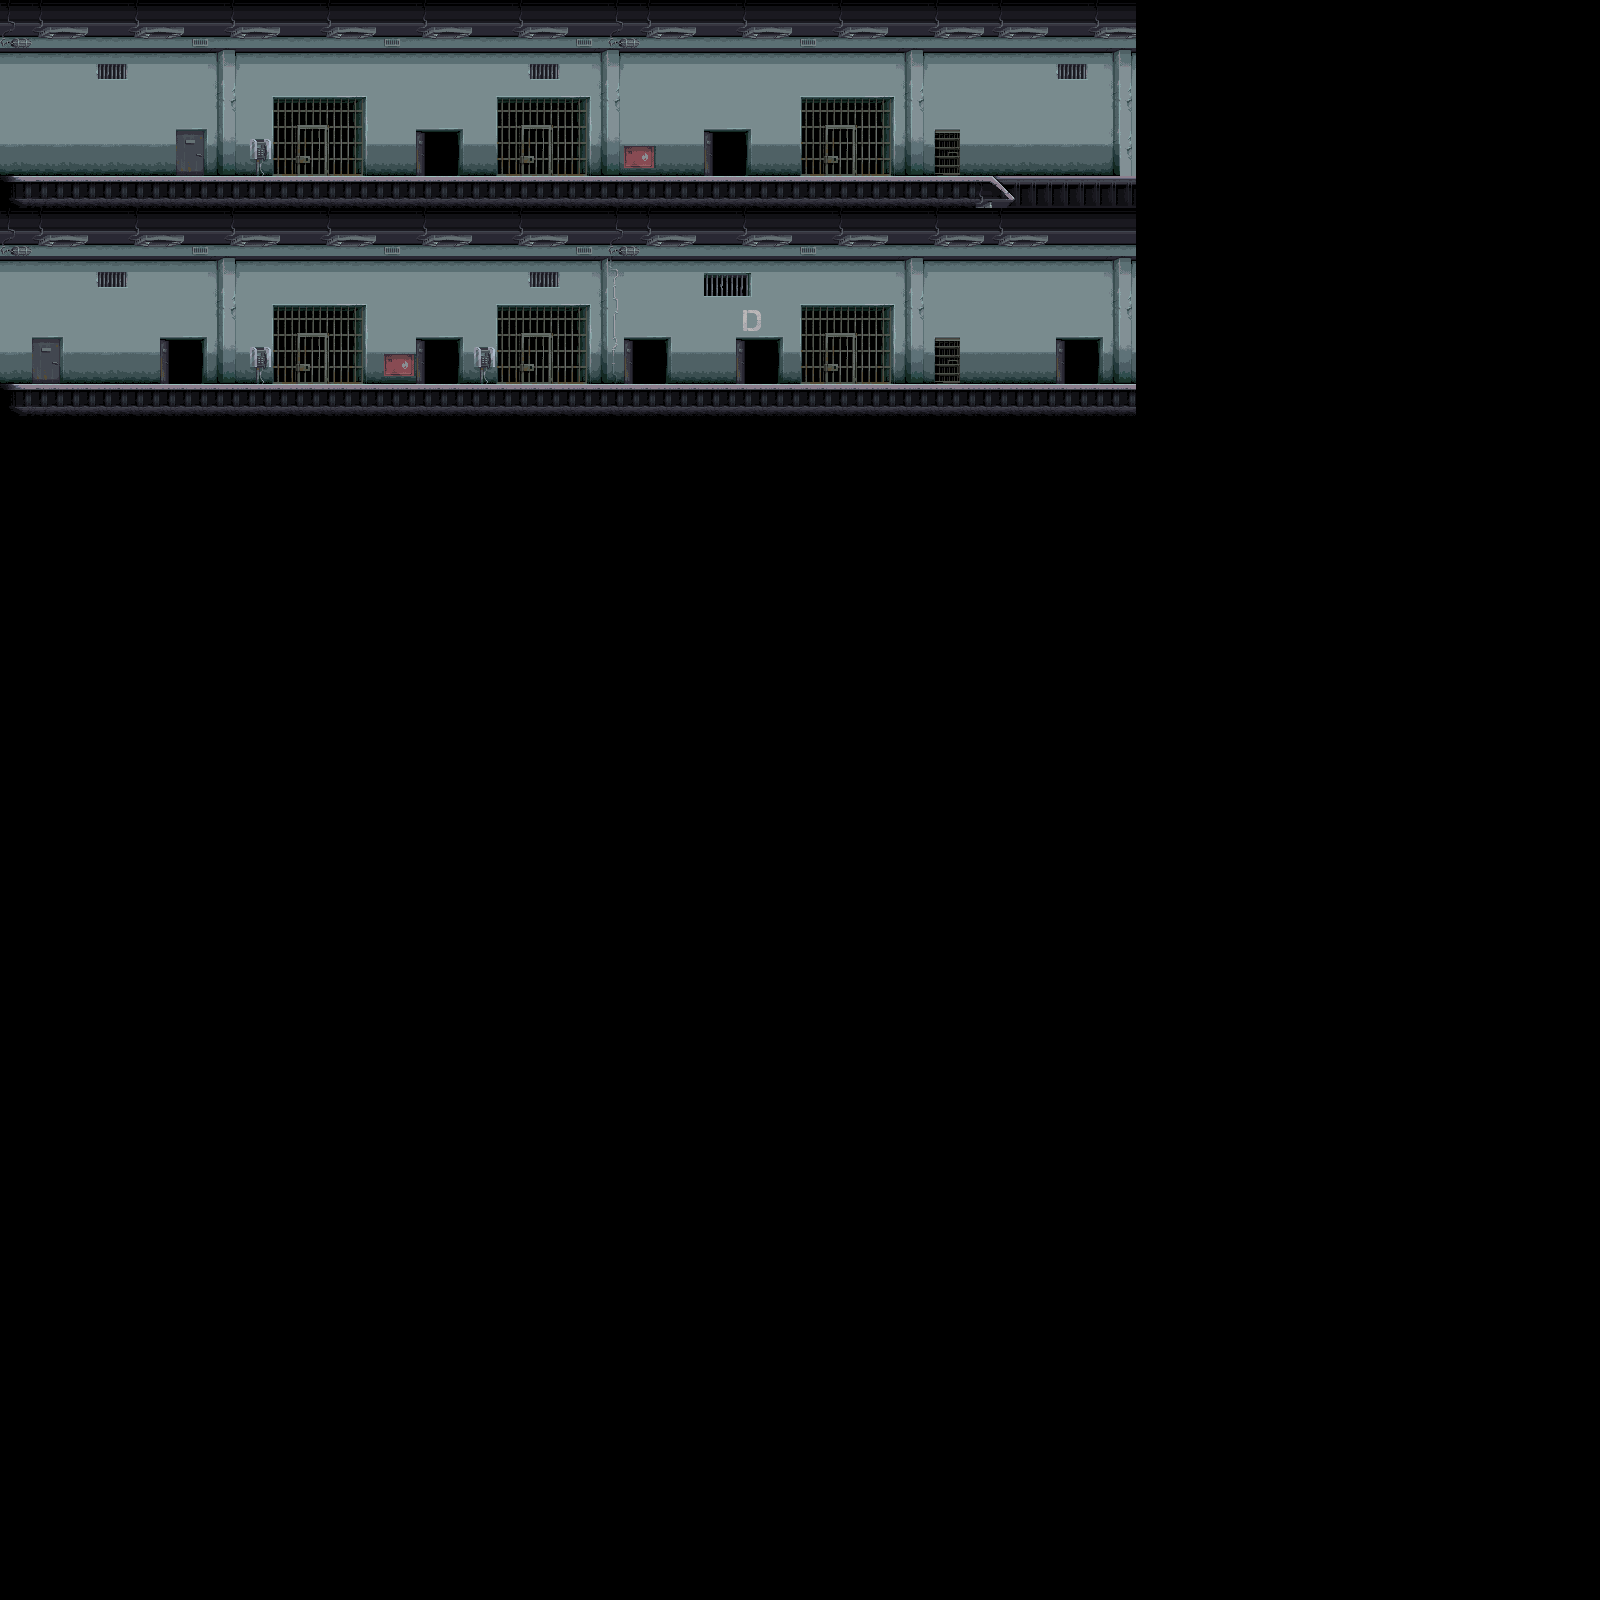

This is a level from a 2D game, rendered from its Tiled map with the project's own tilesets. A one-line summary and the map file follow, with tile-layer data summarised:
An orthogonal 100x100 tile map with 16x16 px tiles, 2 tile layers (Background, Foreground), 3 tilesets and 14 objects.

<map version="1.2" tiledversion="1.3.1" orientation="orthogonal" renderorder="left-up" compressionlevel="0" width="100" height="100" tilewidth="16" tileheight="16" infinite="0" nextlayerid="5" nextobjectid="32">
 <tileset firstgid="1" name="bg_prison_foreground_0" tilewidth="16" tileheight="16" tilecount="784" columns="28">
  <image source="bg_prison_foreground_0.png" width="448" height="448" />
 </tileset>
 <tileset firstgid="785" name="bg_prison_background_0" tilewidth="16" tileheight="16" tilecount="435" columns="29">
  <image source="bg_prison_background_0.png" width="464" height="250" />
 </tileset>
 <tileset firstgid="1220" name="door_up_fragment" tilewidth="16" tileheight="16" tilecount="1" columns="1">
  <image source="door_up_fragment.png" width="16" height="16" />
 </tileset>
 <layer id="3" name="Background" width="100" height="100">
  <data>[10000 cells, 1576 non-empty, 84 distinct tile ids]</data>
 </layer>
 <layer id="1" name="Foreground" width="100" height="100">
  <data>[10000 cells, 401 non-empty, 64 distinct tile ids]</data>
 </layer>
 <objectgroup id="2" name="Collision">
  <object id="14" x="-0.333333" y="176.25" width="993.167" height="30" />
  <object id="15" x="-0.333333" y="47.9165" width="13.3333" height="335.666" />
  <object id="16" x="993.334" y="187.25" width="12.3333" height="13.3333" />
  <object id="17" x="993.5" y="181.916" width="8.99997" height="4.99997" />
  <object id="18" x="1005.84" y="193.75" width="8.99997" height="6.3333" />
  <object id="19" x="1124.17" y="47.0832" width="11" height="336.167" />
  <object id="20" x="-0.166666" y="384.25" width="1135.5" height="30.6667" />
 </objectgroup>
 <objectgroup id="4" name="HidingSpots">
  <object id="21" x="701.834" y="129.583" width="51.5" height="46" />
  <object id="22" x="413.834" y="129.25" width="51.5" height="46" />
  <object id="26" x="416.667" y="337.583" width="47.5" height="46" />
  <object id="27" x="623.501" y="336.917" width="48.5" height="46" />
  <object id="29" x="1054.17" y="337.25" width="50" height="46" />
  <object id="30" x="735.5" y="338" width="49.5" height="46" />
  <object id="31" x="159.667" y="337.667" width="47" height="46" />
 </objectgroup>
</map>